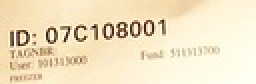
%> input picture include/edge_re_linking/LineSegments/example/id1.jpg, 128 x 42 px, shrunk from 365 x 121 before the run (shown 2 times larger)
$ octave --eval "code;"   (GNU Octave 9; MATLAB toolbox functions it lacks are replaced by stand-ins)
%> lines starting %> are read from the running program, lines starting %| are printed output that depends on the picture; in (x1, y1, x2, y2) boxes, pixels count from 0 and x2, y2 are one past the last pixel; in counts of white or black regions, pixels touching at a corner belong together; the program's own positions count from 1
### include/edge_re_linking/LineSegments/edgelink.m
% EDGELINK - Link edge points in an image into lists
%
% Usage: [edgelist edgeim] = edgelink(im, minlength, location)
%
% Arguments:  im         - Binary edge image, it is assumed that edges
%                          have been thinned.
%             minlength  - Optional minimum edge length of interest, defaults
%                          to 1 if omitted or specified as [].
%             location   - Optional complex valued image holding subpixel
%                          locations of edge points. For any pixel the
%                          real part holds the subpixel row coordinate of
%                          that edge point and the imaginary part holds
%                          the column coordinate.  See NONMAXSUP.  If
%                          this argument is supplied the edgelists will
%                          be formed from the subpixel coordinates,
%                          otherwise the the integer pixel coordinates of
%                          points in 'im' are used.
%
% Returns:  edgelist - a cell array of edge lists in row,column coords in
%                      the form
%                     { [r1 c1   [r1 c1   etc }
%                        r2 c2    ...
%                        ...
%                        rN cN]   ....]
%
%           edgeim   - Image with pixels labeled with edge number. Note that
%                      this image also includes edges that do not meet the
%                      minimum length specification.  If you want to see just
%                      the edges that meet the specification you should pass
%                      the edgelist to DRAWEDGELIST.
%
%
% This function links edge points together into lists of coordinate pairs.
% Where an edge junction is encountered the list is terminated and a separate
% list is generated for each of the branches.
%
% See also:  DRAWEDGELIST, LINESEG, MAXLINEDEV, CLEANEDGELIST, FINDENDSJUNCTIONS
%
% Bugs: This code has caused me much grief on and off.  I keep discovering cases
% that do not get handled properly. The logic has grown in a way that is less
% structured than I would like.  At the moment I am aware that if there are two
% adjacent junction points things may go a bit astray.
%
% You may find a few edges that are needlessly broken into two, or more,
% segements.  This should be fixed up by CLEANEDGELIST which gets called if
% you specify a non-empty value for minlength.  Use a value of 0 if you want to
% fix this without trimming small edges.
%
% It may be that you encounter problems in the call to CLEANEDGELIST (which
% has perhaps caused me even more grief).  By calling edgelink with just the
% image arguments, or with an empty value for minlength, CLEANEDGELIST will
% not be called, and you will be spared any errors there.


% Acknowledgement:
% Some of this code is inspired by David Lowe's Link.c function from the
% Vista image processing library developed at the University of British
% Columbia
%    http://www.cs.ubc.ca/nest/lci/vista/vista.html

% Copyright (c) 2001-2007 Peter Kovesi
% School of Computer Science & Software Engineering
% The University of Western Australia
% http://www.csse.uwa.edu.au/
%
% Permission is hereby granted, free of charge, to any person obtaining a copy
% of this software and associated documentation files (the "Software"), to deal
% in the Software without restriction, subject to the following conditions:
%
% The above copyright notice and this permission notice shall be included in
% all copies or substantial portions of the Software.
%
% The Software is provided "as is", without warranty of any kind.

% February  2001 - Original version
% September 2004 - Revised to allow subpixel edge data to be used
% November  2006 - Changed so that edgelists start and stop at every junction
% January   2007 - Prefiltering to to discard isolated pixels and the
%                  problems they cause(thanks to Jeff Copeland)
% January   2007 - Fixes to ensure closed loops are closed, and a few other
%                  cases are handled better


function [edgelist, edgeim] = edgelink(im, minlength, location)

    global EDGEIM;      % Some global variables to avoid passing (and
                        % copying) of arguments, this improves speed.
    global ROWS;
    global COLS;
    global RJ;
    global CJ;

    EDGEIM = im ~= 0;                     % make sure image is binary.
    EDGEIM = bwmorph(EDGEIM,'clean');     % Remove isolated pixels
    EDGEIM = bwmorph(EDGEIM,'skel',Inf);  % and make sure edges are thinned. I
                                          % think using 'skel' is better than 'thin'

    % Find endings and junctions in edge data
    [RJ, CJ, re, ce] = findendsjunctions(EDGEIM);

    EDGEIM = double(EDGEIM);   % Convert to double to allow the use of -ve labelings
    [ROWS, COLS] = size(EDGEIM);
    edgeNo = 0;

    % Perform raster scan through image looking for edge points.  When a
    % point is found trackedge is called to find the rest of the edge
    % points.  As it finds the points the edge image pixels are labeled
    % with the -ve of their edge No

    for r = 1:ROWS
	for c = 1:COLS
	    if EDGEIM(r,c) == 1
		edgepoints = trackedge(r,c, edgeNo);
		if ~isempty(edgepoints)
		    edgeNo = edgeNo + 1;
		    edgelist{edgeNo} = edgepoints;
		end
	    end
	end
    end

    edgeim = -EDGEIM;  % Finally negate image to make edge encodings +ve.


    % Eliminate isolated edges and spurs that are below the minimum length

    if nargin >= 2 && ~isempty(minlength)
	edgelist = cleanedgelist(edgelist, minlength);

    else  % Call cleanedgelist with 0 minlength anyway to fix spurrious nodes
          % that may exist due to problem with EDGELINK at points where
          % junctions are adjacent.
	edgelist = cleanedgelist(edgelist, 0);
    end


    % If subpixel edge locations are supplied upgrade the integer precision
    % edgelists that were constructed with data from 'location'.
    if nargin == 3
	for I = 1:length(edgelist)
	    ind = sub2ind(size(im),edgelist{I}(:,1),edgelist{I}(:,2));
	    edgelist{I}(:,1) = real(location(ind))';
	    edgelist{I}(:,2) = imag(location(ind))';
	end
    end


%----------------------------------------------------------------------
% TRACKEDGE
%
% Function to track all the edge points associated with a start point.  From a
% given starting point it tracks in one direction, storing the coords of the
% edge points in an array and labelling the pixels in the edge image with the
% -ve of their edge number. This continues until no more connected points are
% found, or a junction point is encountered.  At this point the function returns
% to the start point and tracks in the opposite direction.
%
% Usage:   edgepoints = trackedge(rstart, cstart, edgeNo)
%
% Arguments:   rstart, cstart   - row and column No of starting point
%              edgeNo           - the current edge number
%              minlength        - minimum length of edge to accept
%
% Returns:     edgepoints       - Nx2 array of row and col values for
%                                 each edge point.

% [67 lines left out: function trackedge, not called in this run]


%----------------------------------------------------------------------
%
% NEXTPOINT
%
% Function finds a point that is 8 connected to an existing edge point
%

% [71 lines left out: function nextpoint, not called in this run]


%------------------------------------------------------------------------
% Function to test whether a location in the image is a junction point.
% Note that for speed this code has been hard wired into NEXTPOINT.

% [5 lines left out: function isjunction, not called in this run]

%------------------------------------------------------------------------
% Function to get the values of the 8 neighbouring pixels surrounding a point
% of interest.  The values are ordered from the top-left point going
% anti-clockwise around the pixel.
% [20 lines left out: function neighbours, not called in this run]


### include/edge_re_linking/LineSegments/findendsjunctions.m
% FINDENDSJUNCTIONS - find junctions and endings in a line/edge image
%
% Usage: [rj, cj, re, ce] = findendsjunctions(edgeim, disp)
%
% Arguments:  edgeim - A binary image marking lines/edges in an image.  It is
%                      assumed that this is a thinned or skeleton image (or
%                      nearly so).
%             disp   - An optional flag 0/1 to indicate whether the edge
%                      image should be plotted with the junctions and endings
%                      marked.  This defaults to 0.
%
% Returns:    rj, cj - Row and column coordinates of junction points in the
%                      image.
%             re, ce - Row and column coordinates of end points in the
%                      image.

% Copyright (c) 2006 Peter Kovesi
% School of Computer Science & Software Engineering
% The University of Western Australia
% pk at csse uwa edu au
% http://www.csse.uwa.edu.au/
%
% Permission is hereby granted, free of charge, to any person obtaining a copy
% of this software and associated documentation files (the "Software"), to deal
% in the Software without restriction, subject to the following conditions:
%
% The above copyright notice and this permission notice shall be included in
% all copies or substantial portions of the Software.
%
% The Software is provided "as is", without warranty of any kind.

% November 2006

function [rj, cj, re, ce] = findendsjunctions(edgeim, disp)

    if nargin == 1
	disp = 0;
    end

    % Ensure edge/line image really is thinnned otherwise tests for junctions
    % and endings may fail.
    b = bwmorph(edgeim,'skel',Inf);

    % Set up look up table to find junctions.  To do this we use the function
    % defined at the end of this file to test that the centre pixel within a 3x3
    % neighbourhood is a junction.
    lut = makelut(@junction, 3);
    junctions = applylut(b, lut);
    [rj,cj] = find(junctions);

    % Set up a look up table to find endings.
    lut = makelut(@ending, 3);
    ends = applylut(b, lut);
    [re,ce] = find(ends);

    if disp
	show(edgeim,1), hold on
	plot(cj,rj,'r+')
	plot(ce,re,'g+')
    end

%----------------------------------------------------------------------
% Function to test whether the centre pixel within a 3x3 neighbourhood is a
% junction. The centre pixel must be set and the number of transitions/crossings
% between 0 and 1 as one traverses the perimeter of the 3x3 region must be 6 or
% 8.
%
% Pixels in the 3x3 region are numbered as follows
%
%       1 4 7
%       2 5 8
%       3 6 9

function b = junction(x)

    a = [x(1) x(2) x(3) x(6) x(9) x(8) x(7) x(4)];
    b = [x(2) x(3) x(6) x(9) x(8) x(7) x(4) x(1)];
    crossings = sum(abs(a-b));

    b = x(5) && crossings >= 6;

%----------------------------------------------------------------------
% Function to test whether the centre pixel within a 3x3 neighbourhood is an
% ending. The centre pixel must be set and the number of transitions/crossings
% between 0 and 1 as one traverses the perimeter of the 3x3 region must be 2.
%
% Pixels in the 3x3 region are numbered as follows
%
%       1 4 7
%       2 5 8
%       3 6 9

function b = ending(x)
    a = [x(1) x(2) x(3) x(6) x(9) x(8) x(7) x(4)];
    b = [x(2) x(3) x(6) x(9) x(8) x(7) x(4) x(1)];
    crossings = sum(abs(a-b));

    b = x(5) && crossings == 2;


### include/edge_re_linking/LineSegments/drawedgelist.m
% DRAWEDGELIST - plots pixels in edgelists
%
% Usage:      drawedgelist(edgelist, rowscols, lw, col, figno)
%
%    edgelist   - Cell array of edgelists in the form
%                     { [r1 c1   [r1 c1   etc }
%                        ...
%                        rN cN]   ....]
%    rowscols -   Optional 2 element vector [rows cols] specifying the size
%                 of the image from which edges were detected (used to set
%                 size of plotted image).  If omitted or specified as [] this
%                 defaults to the bounds of the linesegment points
%    lw         - Optional line width specification. If omitted or specified
%                 as [] it defaults to a value of 1;
%    col        - Optional colour specification. Eg [0 0 1] for blue.  This
%                 can also be specified as the string 'rand' to generate a
%                 random color coding for each edgelist so that it is easier
%                 to see how the edges have been broken up into separate
%                 lists. If omitted or specified as [] it defaults to blue
%    figno      - Optional figure number in which to display image.
%
% See also: EDGELINK, LINESEG

% Copyright (c) 2003-2004 Peter Kovesi
% School of Computer Science & Software Engineering
% The University of Western Australia
% http://www.csse.uwa.edu.au/
%
% Permission is hereby granted, free of charge, to any person obtaining a copy
% of this software and associated documentation files (the "Software"), to deal
% in the Software without restriction, subject to the following conditions:
%
% The above copyright notice and this permission notice shall be included in
% all copies or substantial portions of the Software.
%
% The Software is provided "as is", without warranty of any kind.

% February  2003 - Original version
% September 2004 - Revised and updated
% December  2006 - Colour and linewidth specification updated

function drawedgelist(edgelist, rowscols, lw, col, figno)

    if nargin < 2, rowscols = [1 1]; end
    if nargin < 3, lw = 1; end
    if nargin < 4, col = [0 0 1]; end
    if nargin == 5, figure(figno);  end
    if isempty(rowscols), rowscols = [1 1]; end
    if isempty(lw), lw = 1; end
    if isempty(col), col = [0 0 1]; end

    debug = 1;
    Nedge = length(edgelist);

    if strcmp(col,'rand')
	colourmp = hsv(Nedge);    % HSV colour map with Nedge entries
	colourmp = colourmp(randperm(Nedge),:);  % Random permutation
	for I = 1:Nedge
	    line(edgelist{I}(:,2), edgelist{I}(:,1),...
		 'LineWidth', lw, 'Color', colourmp(I,:));
	end
    else
	for I = 1:Nedge
	    line(edgelist{I}(:,2), edgelist{I}(:,1),...
		 'LineWidth', lw, 'Color', col);
	end
    end

    if debug
	for I = 1:Nedge
	    mid = fix(length(edgelist{I})/2);
	    text(edgelist{I}(mid,2), edgelist{I}(mid,1),sprintf('%d',I))
	end
    end

    % Check whether we need to expand bounds

    minx = 1; miny = 1;
    maxx = rowscols(2); maxy = rowscols(1);

    for I = 1:Nedge
	minx = min(min(edgelist{I}(:,2)),minx);
	miny = min(min(edgelist{I}(:,1)),miny);
	maxx = max(max(edgelist{I}(:,2)),maxx);
	maxy = max(max(edgelist{I}(:,1)),maxy);
    end

    axis([minx maxx miny maxy]);
    axis('equal'); axis('ij');

### include/edge_re_linking/LineSegments/lineseg.m
% LINESEG - Form straight line segements from an edge list.
%
% Usage: seglist = lineseg(edgelist, tol)
%
% Arguments:  edgelist - Cell array of edgelists where each edgelist is an
%                        Nx2 array of (row col) coords.
%             tol      - Maximum deviation from straight line before a
%                        segment is broken in two (measured in pixels).
% Returns:
%             seglist  - A cell array of in the same format of the input
%                        edgelist but each seglist is a subsampling of its
%                        corresponding edgelist such that straight line
%                        segments between these subsampled points do not
%                        deviate from the original points by more than tol.
%
% This function takes each array of edgepoints in edgelist, finds the
% size and position of the maximum deviation from the line that joins the
% endpoints, if the maximum deviation exceeds the allowable tolerance the
% edge is shortened to the point of maximum deviation and the test is
% repeated.  In this manner each edge is broken down to line segments,
% each of which adhere to the original data with the specified tolerance.
%
% See also:  EDGELINK, MAXLINEDEV, DRAWEDGELIST
%

% Copyright (c) 2000-2006 Peter Kovesi
% School of Computer Science & Software Engineering
% The University of Western Australia
% http://www.csse.uwa.edu.au/
%
% Permission is hereby granted, free of charge, to any person obtaining a copy
% of this software and associated documentation files (the "Software"), to deal
% in the Software without restriction, subject to the following conditions:
%
% The above copyright notice and this permission notice shall be included in
% all copies or substantial portions of the Software.
%
% The Software is provided "as is", without warranty of any kind.

% December 2000 - Original version
% February 2003 - Added the returning of nedgelist data.
% December 2006 - Changed so that separate cell arrays of line segments are
%                 formed, in the same format used for edgelists


function seglist = lineseg(edgelist, tol)

    Nedge = length(edgelist);
    seglist = cell(1,Nedge);

    for e = 1:Nedge
        y = edgelist{e}(:,1);   % Note that (col, row) corresponds to (x,y)
	x = edgelist{e}(:,2);

	fst = 1;                % Indices of first and last points in edge
	lst = length(x);        % segment being considered.

	Npts = 1;
	seglist{e}(Npts,:) = [y(fst) x(fst)];

	while  fst<lst
	    [m,i] = maxlinedev(x(fst:lst),y(fst:lst));  % Find size & posn of
                                                        % maximum deviation.

	    while m > tol       % While deviation is > tol
		lst = i+fst-1;  % Shorten line to point of max deviation by adjusting lst
		[m,i] = maxlinedev(x(fst:lst),y(fst:lst));
	    end

	    Npts = Npts+1;
	    seglist{e}(Npts,:) = [y(lst) x(lst)];

	    fst = lst;        % reset fst and lst for next iteration
	    lst = length(x);
	end
    end


### include/edge_re_linking/LineSegments/example/code.m
function code

    addpath('../');

    % Read the sample image in
    %im = imread('D:/Dataset/Human/model/human.jpg');
    im = imread('id1.jpg')
%> im is the input picture: size 42x128x3 uint8; mean R, G, B 241.3, 226.2, 194.2
    if(size(im, 3) > 1)
       im = rgb2gray(im);
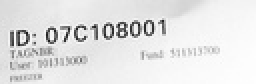
%> im: size 42x128 uint8 (shown 2 times larger); min 27, max 254, mean 227.1
    end

    % Find edges using the Canny operator with hysteresis thresholds of 0.1
    % and 0.2 with smoothing parameter sigma set to 1.
    edgeim = edge(im,'canny', [0.1 0.2], 1);
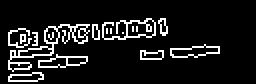
%> edgeim: size 42x128 logical (shown 2 times larger); 10.7% white in thin lines or dots, all inside (x1, y1, x2, y2) = (4, 9, 110, 41)
    %edgeim = im;
    figure(1), imshow(edgeim); truesize(1);
    edgeim = im2bw(edgeim, 0.1);
    % Link edge pixels together into lists of sequential edge points, one
    % list for each edge contour.  Discard contours less than 10 pixels long.
    [edgelist, labelededgeim] = edgelink(edgeim, 10);
%> in findendsjunctions, `junctions = applylut(b, lut);`:
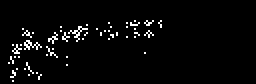
%> junctions: size 42x128 double (shown 2 times larger); values 0 (black) and 1 (white), 3.2% white in thin lines or dots, all inside (x1, y1, x2, y2) = (4, 10, 81, 41)
%> in findendsjunctions, `[rj,cj] = find(junctions);`: rj = 171 values from 11 to 41; cj = 171 values from 5 to 81
%> in findendsjunctions, `ends = applylut(b, lut);`:
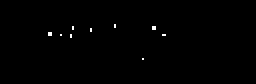
%> ends: size 42x128 double (shown 2 times larger); values 0 (black) and 1 (white), 0.37% white in thin lines or dots, all inside (x1, y1, x2, y2) = (24, 12, 83, 30)
%> in findendsjunctions, `[re,ce] = find(ends);`: re = 20 values from 13 to 30; ce = 20 values from 25 to 83
%> in edgelink, `[RJ, CJ, re, ce] = findendsjunctions(EDGEIM);`: RJ = 171 values, max 41 at index 12, min 11 at index 144, mean 21.61; CJ = 171 values from 5 to 81; re = 20 values, max 30 at index 14, min 13 at index 12, mean 16.8; ce = 20 values from 25 to 83
%> after the loop in edgelink, `for r = 1:ROWS`: edgeNo = 238; edgelist = 238 items; edgepoints = 14 rows, first 12: [41 7; 41 8; 41 9; 41 10; 41 11; 41 12; 41 13; 41 14; 41 15; 41 16; 41 17; 41 18]
%> in edgelink, `edgeim = -EDGEIM;`:
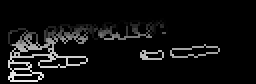
%> edgeim: size 42x128 double (shown 2 times larger); min 0, max 237, mean 15.8
%> in edgelink, `edgelist = cleanedgelist(edgelist, minlength);`: edgelist = 118 items
%> edgelist = 118 items

    % Display the labeled edge image with random colours for each
    % distinct edge in figure 2
    drawedgelist(edgelist, size(im), 1, 'rand', 2); axis off
%> in drawedgelist, `Nedge = length(edgelist);`: Nedge = 118
%> in drawedgelist, `colourmp = hsv(Nedge);`: colourmp = 118 rows, first 12: [1 0 0; 1 0.0508 0; 1 0.102 0; 1 0.153 0; 1 0.203 0; 1 0.254 0; 1 0.305 0; 1 0.356 0; 1 0.407 0; 1 0.458 0; 1 0.508 0; 1 0.559 0]
%> the loop in drawedgelist, `for I = 1:Nedge` made 118 passes
%> the loop in drawedgelist, `for I = 1:Nedge` made 118 passes
%> mid on passes 1 to 8: 2, 2, 7, 2, 4, 8, 7, 1
%> after `axis off`:
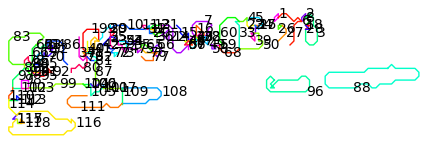
%> figure redrawn from the program's plot data; curve peaks at x = 31, y = 14

    % Fit line segments to the edgelists
    tol = 2; % Line segments are fitted with maximum deviation from
		     % original edge of 2 pixels.
    seglist = lineseg(edgelist, tol);
%> in lineseg, `seglist = cell(1,Nedge);`: seglist = 118 items
%> the loop in lineseg, `for e = 1:Nedge` made 118 passes
%> (y, x) on passes 1 to 3: ([11; 10; 11; 12; 11], [74; 74; 73; 73; 74]), ([11; 10; 11; 12; 11], [81; 81; 80; 80; 81]), ([11; 10; 11; 12; 13; 14; 15; 16; 17; 18; 18; 17; 16; 15; 14], [81; 82; 83; 83; 83; 84; 84; 84; 84; 83; 82; 81; 81; 81; 81])
%> seglist = 118 items

    % Draw the fitted line segments stored in seglist in figure window 3 with
    % a linewidth of 2 and random colours
    drawedgelist(seglist, size(im), 2, 'rand', 3); axis off
%> the loop in drawedgelist (call 2), `for I = 1:Nedge` made 118 passes
%> the loop in drawedgelist (call 2), `for I = 1:Nedge` made 118 passes
%> after `axis off`:
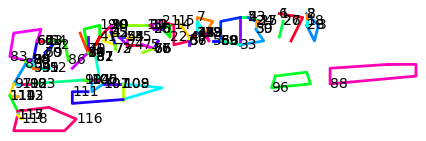
%> figure redrawn from the program's plot data


    figure(1), print -djpeg -r0 edgeim.jpg
    figure(2), print -djpeg -r0 edgelistim.jpg
    figure(3), print -djpeg -r0 segmentim.jpg
